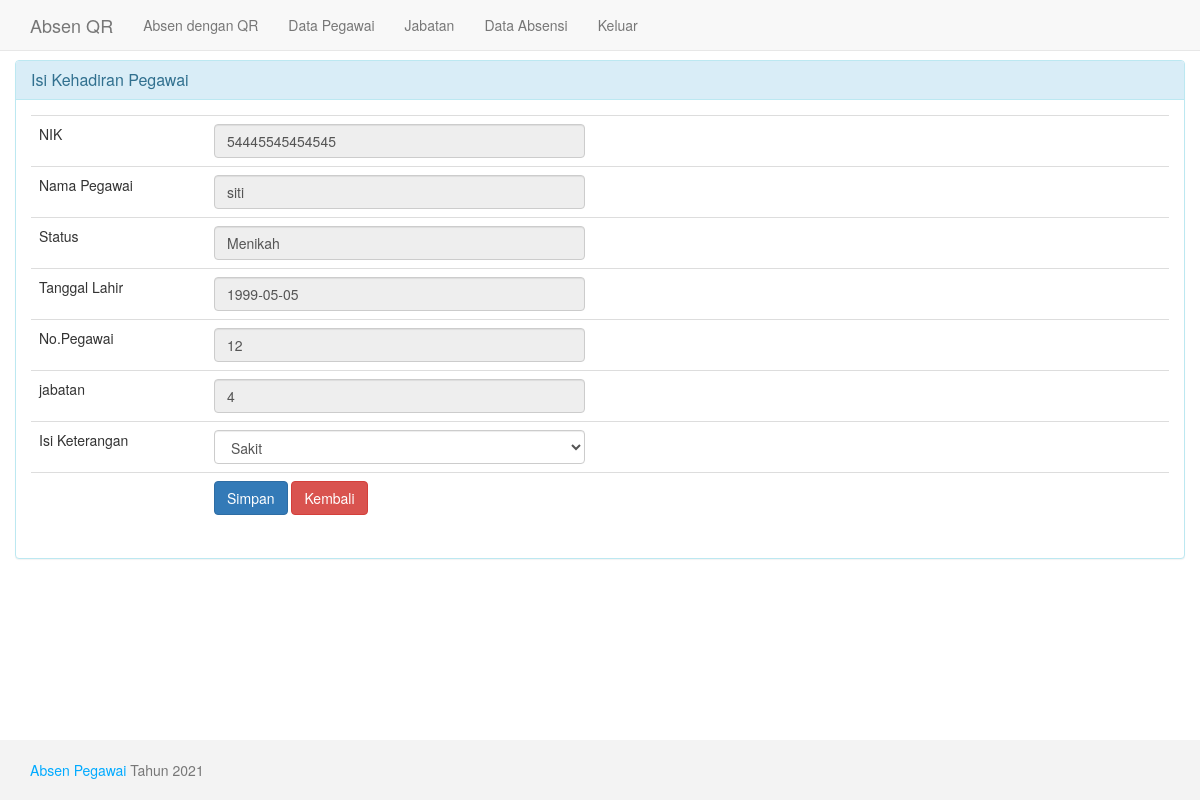
The app's page /isi.php?id=11 (signed in) with its own data.
### tables this page shows
CREATE TABLE `pegawai` (
  `id` int(11) NOT NULL,
  `nik` varchar(20) NOT NULL,
  `nama_pegawai` varchar(50) NOT NULL,
  `status` varchar(50) NOT NULL,
  `tgl_lahir` date NOT NULL,
  `nomor_pegawai` varchar(40) NOT NULL,
  `jabatan` varchar(30) NOT NULL
);

### isi.php (the view, shortened to what this page needs)
<?php include "header.php"; ?>
<?php
$id=$_GET['id'];
$sql="SELECT * FROM pegawai WHERE id=$id";
$sqli=mysqli_query($konek,$sql);
?>
<div class="container">
<div class="row">
		<div class="panel panel-info">
			<div class="panel-heading">
				<h3 class="panel-title">Isi Kehadiran Pegawai</h3>
			</div>
			<div class="panel-body">
				<form method="post" action="">
					<table class="table">
						<?php while ($data=mysqli_fetch_array($sqli)) {?>
						<tr>
							<td width="160">NIK</td>
							<td>
								<div class="col-md-5"><input class="form-control" value="<?php echo $data['nik'] ?>" type="text" readonly="" name="nik" required /></div>
							</td>
						</tr>
						<tr>
							<td>Nama Pegawai</td>
							<td><div class="col-md-5"><input class="form-control" type="text" readonly="" value="<?php echo $data['nama_pegawai'] ?>" name="nama" required /></div></td>
						</tr>
						<tr>
							<td>Status</td>
							<td><div class="col-md-5"><input class="form-control" type="text" readonly="" value="<?php echo $data['status'] ?>" name="nama" required /></div></td>
						</tr>
						<tr>
							<td>Tanggal Lahir</td>
							<td><div class="col-md-5"><input class="form-control" type="text" readonly="" value="<?php echo $data['tgl_lahir'] ?>" name="tgllahir" required /></div></td>
						</tr>
						<tr>
							<td>No.Pegawai</td>
							<td><div class="col-md-5"><input class="form-control" type="text" readonly="" value="<?php echo $data['nomor_pegawai'] ?>" name="nopegawai" required /></div></td>
						</tr>
						<tr>
							<td>jabatan</td>
							<td><div class="col-md-5"><input class="form-control" type="text" readonly="" value="<?php echo $data['jabatan'] ?>" name="nopegawai" required /></div></td>
						</tr>
						<tr>
							<td>Isi Keterangan</td>
							<td>
								<div class="col-md-5">
									<select class="form-control" name="keterangan">
										<option value="sakit">Sakit</option>
									</select>
								</div>
							</td>
						</tr>
						<tr>
							<td></td>
							<td>
							<div class="col-md-6">
								<input name="simpan" class="btn btn-primary" type="submit" value="Simpan" />
								<a class="btn btn-danger" href="data_pegawai.php">Kembali</a>
								</div>
							</td>
						</tr>
					<?php } ?>
					</table>
				</form>
			</div>
		</div>
	</div>
</div>
<?php include "footer.php"; ?>

### assets/style.css (style rules this page uses)
html { position: relative; min-height: 100%; }
body { margin-bottom: 60px; }
body > .container { padding: 60px 15px 0; }

### records on screen
pegawai: nik "54445545454545", nama "siti", nama "Menikah", tgllahir "1999-05-05", nopegawai "12", nopegawai "4"
